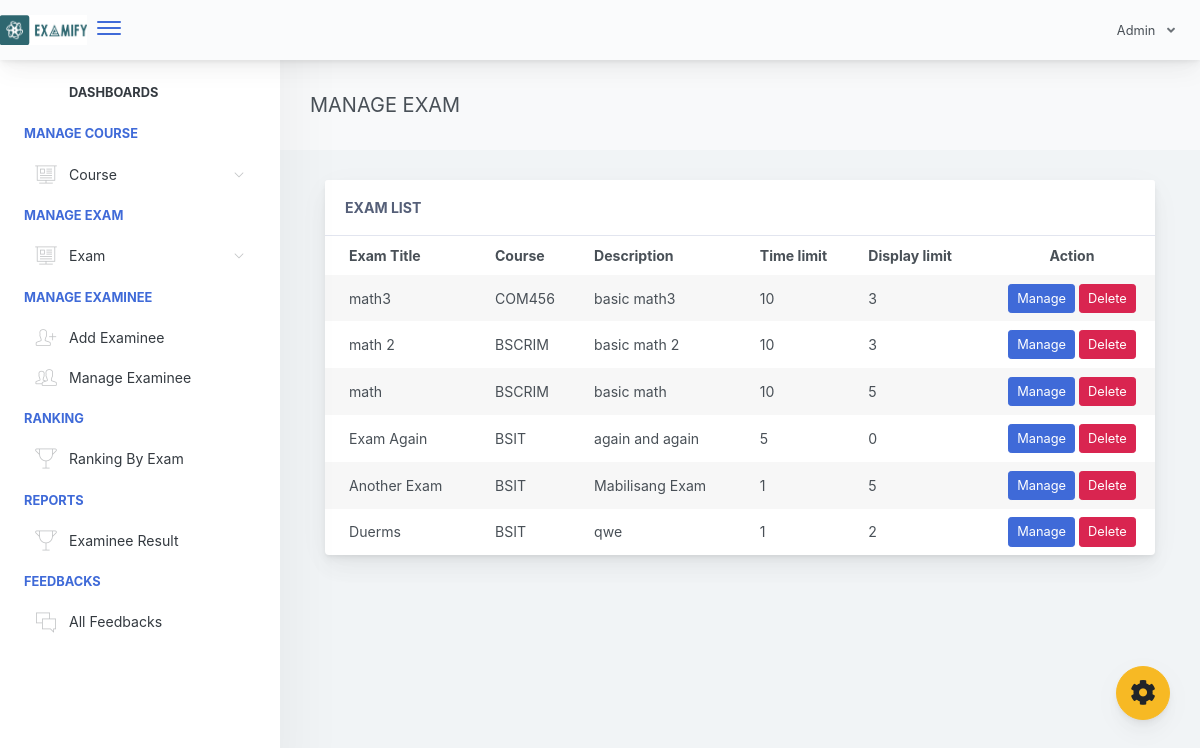
Screenshot of /adminpanel/admin/home.php?page=manage-exam (signed in) with the database file from the repository.
### tables this page shows
CREATE TABLE `exam_tbl` (
  `ex_id` int(11) NOT NULL,
  `cou_id` int(11) NOT NULL,
  `ex_title` varchar(1000) NOT NULL,
  `ex_time_limit` varchar(1000) NOT NULL,
  `ex_questlimit_display` int(11) NOT NULL,
  `ex_description` varchar(1000) NOT NULL,
  `ex_created` timestamp NOT NULL DEFAULT current_timestamp() ON UPDATE current_timestamp()
);

CREATE TABLE `course_tbl` (
  `cou_id` int(11) NOT NULL,
  `cou_name` varchar(1000) NOT NULL,
  `cou_created` timestamp NOT NULL DEFAULT current_timestamp() ON UPDATE current_timestamp()
);

### adminpanel/admin/pages/manage-exam.php (the view, shortened to what this page needs)
<div class="app-main__outer">
        <div class="app-main__inner">
            <div class="app-page-title">
                <div class="page-title-wrapper">
                    <div class="page-title-heading">
                        <div>MANAGE EXAM</div>
                    </div>
                </div>
            </div>
            <div class="col-md-12">
                <div class="main-card mb-3 card">
                    <div class="card-header">ExAM List
                    </div>
                    <div class="table-responsive">
                        <table class="align-middle mb-0 table table-borderless table-striped table-hover" id="tableList">
                            <thead>
                            <tr>
                                <th class="text-left pl-4">Exam Title</th>
                                <th class="text-left ">Course</th>
                                <th class="text-left ">Description</th>
                                <th class="text-left ">Time limit</th>
                                <th class="text-left ">Display limit</th>
                                <th class="text-center" width="20%">Action</th>
                            </tr>
                            </thead>
                            <tbody>
                              <?php
                                $selExam = $conn->query("SELECT * FROM exam_tbl ORDER BY ex_id DESC ");
                                if($selExam->rowCount() > 0)
                                {
                                    while ($selExamRow = $selExam->fetch(PDO::FETCH_ASSOC)) { ?>
                                        <tr>
                                            <td class="pl-4"><?php echo $selExamRow['ex_title']; ?></td>
                                            <td>
                                                <?php
                                                    $courseId =  $selExamRow['cou_id'];
                                                    $selCourse = $conn->query("SELECT * FROM course_tbl WHERE cou_id='$courseId' ");
                                                    while ($selCourseRow = $selCourse->fetch(PDO::FETCH_ASSOC)) {
                                                        echo $selCourseRow['cou_name'];
                                                    }
                                                ?>
                                            </td>
                                            <td><?php echo $selExamRow['ex_description']; ?></td>
                                            <td><?php echo $selExamRow['ex_time_limit']; ?></td>
                                            <td><?php echo $selExamRow['ex_questlimit_display']; ?></td>
                                            <td class="text-center">
                                             <a href="manage-exam.php?id=<?php echo $selExamRow['ex_id']; ?>" type="button" class="btn btn-primary btn-sm">Manage</a>
                                             <button type="button" id="deleteExam" data-id='<?php echo $selExamRow['ex_id']; ?>'  class="btn btn-danger btn-sm">Delete</button>
                                            </td>
                                        </tr>
                                    <?php }
                                }
                               ?>
                            </tbody>
                        </table>
                    </div>
                </div>
            </div>
</div>

### adminpanel/admin/includes/header.php (shortened to what this page needs)
<!doctype html>
<html lang="en">
<head>
    <link href="./main.css" rel="stylesheet">
    <link href="css/sweetalert.css" rel="stylesheet">
    <link href="css/facebox.css" rel="stylesheet">
</head>
<body id="body">
    <div class="app-container app-theme-white body-tabs-shadow fixed-sidebar fixed-header">
        <div class="app-header header-shadow">
				<div>
					<img src="assets/images/logo1.png" alt="Advertisement" height="30px" width="97px" style="padding-right: 10px;">
				</div>
                <div class="header__pane ml-auto">
                    <div>
                        <button type="button" class="hamburger close-sidebar-btn hamburger--elastic" data-class="closed-sidebar">
                            <span class="hamburger-box">
                                <span class="hamburger-inner"></span>
                            </span>
                        </button>
                    </div>
                </div>
                <div class="app-header__content">
                <div class="app-header-right">
                    <div class="header-btn-lg pr-0">
                        <div class="widget-content p-0">
                            <div class="widget-content-wrapper">
                                <div class="widget-content-left">
                                    <div class="btn-group">
                                        <a data-toggle="dropdown" aria-haspopup="true" aria-expanded="false" class="p-0 btn">
                                            Admin
                                            <i class="fa fa-angle-down ml-2 opacity-8"></i>
                                        </a>
                                    </div>
                                </div>
                            </div>
                        </div>
                    </div>        </div>
            </div>
        </div>

### adminpanel/admin/includes/ui-theme.php (shortened to what this page needs)
<div class="ui-theme-settings">
            <button type="button" id="TooltipDemo" class="btn-open-options btn btn-warning">
                <i class="fa fa-cog fa-w-16 fa-spin fa-2x"></i>
            </button>
        </div>

### adminpanel/admin/home.php (shortened to what this page needs)
<?php include("includes/header.php"); ?>
<?php include("includes/ui-theme.php"); ?>
<div class="app-main">
<?php include("includes/sidebar.php"); ?>
<?php
   @$page = $_GET['page'];
   if($page != '')
   {
     if($page == "add-course")
     {
     include("pages/add-course.php");
     }
     else if($page == "manage-course")
     {
     	include("pages/manage-course.php");
     }
     else if($page == "manage-exam")
     {
      include("pages/manage-exam.php");
     }
   }
   else
   {
     include("pages/home.php");
   }
 ?>
<?php include("includes/footer.php"); ?>

### adminpanel/admin/includes/sidebar.php (shortened to what this page needs)
<div class="app-sidebar sidebar-shadow">
                     <div class="scrollbar-sidebar">
                     <div class="app-sidebar__inner">
                         <ul class="vertical-nav-menu">
                             <li class="app-sidebar__heading"><a href="home.php">Dashboards</a></li>
                             <li class="app-sidebar__heading">MANAGE COURSE</li>
                             <li>
                                 <a href="#">
                                      <i class="metismenu-icon pe-7s-display2"></i>
                                      Course
                                     <i class="metismenu-state-icon pe-7s-angle-down caret-left"></i>
                                 </a>
                             </li>
                             <li class="app-sidebar__heading">MANAGE EXAM</li>
                             <li>
                                 <a href="#">
                                      <i class="metismenu-icon pe-7s-display2"></i>
                                      Exam
                                     <i class="metismenu-state-icon pe-7s-angle-down caret-left"></i>
                                 </a>
                             </li>
                             <li class="app-sidebar__heading">MANAGE EXAMINEE</li>
                             <li>
                                 <a href="" data-toggle="modal" data-target="#modalForAddExaminee">
                                     <i class="metismenu-icon pe-7s-add-user">
                                     </i>Add Examinee
                                 </a>
                             </li>
                             <li>
                                 <a href="home.php?page=manage-examinee">
                                     <i class="metismenu-icon pe-7s-users">
                                     </i>Manage Examinee
                                 </a>
                             </li>
                             <li class="app-sidebar__heading">RANKING</li>
                             <li>
                                 <a href="home.php?page=ranking-exam">
                                     <i class="metismenu-icon pe-7s-cup">
                                     </i>Ranking By Exam
                                 </a>
                             </li>
                             <li class="app-sidebar__heading">REPORTS</li>
                             <li>
                                 <a href="home.php?page=examinee-result">
                                     <i class="metismenu-icon pe-7s-cup">
                                     </i>Examinee Result
                                 </a>
                             </li>
                              <li class="app-sidebar__heading">FEEDBACKS</li>
                             <li>
                                 <a href="home.php?page=feedbacks">
                                     <i class="metismenu-icon pe-7s-chat">
                                     </i>All Feedbacks
                                 </a>
                             </li>
                         </ul>
                     </div>
                 </div>
             </div>

### adminpanel/admin/includes/footer.php (shortened to what this page needs)
    </div>
        </div>
    </div>
<script type="text/javascript" src="./assets/scripts/main.js"></script></body>
</html>

### rows the page displays
exam_tbl: ex_title "math3", ex_description "basic math3", ex_time_limit "10", ex_questlimit_display "3"
course_tbl: cou_name "COM456"
exam_tbl: ex_title "math 2", ex_description "basic math 2", ex_time_limit "10", ex_questlimit_display "3"
course_tbl: cou_name "BSCRIM"
exam_tbl: ex_title "math", ex_description "basic math", ex_time_limit "10", ex_questlimit_display "5"
exam_tbl: ex_title "Exam Again", ex_description "again and again", ex_time_limit "5", ex_questlimit_display "0"
course_tbl: cou_name "BSIT"
exam_tbl: ex_title "Another Exam", ex_description "Mabilisang Exam", ex_time_limit "1", ex_questlimit_display "5"
exam_tbl: ex_title "Duerms", ex_description "qwe", ex_time_limit "1", ex_questlimit_display "2"
